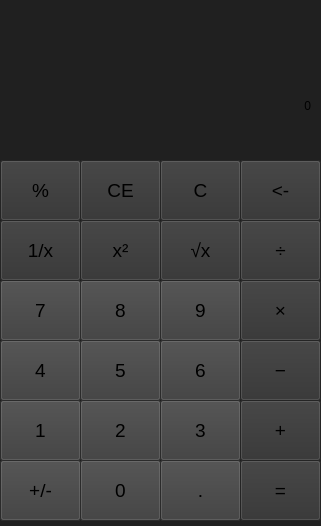
<?xml version="1.0" encoding="UTF-8"?>
<ui version="4.0">
 <class>MainWindow</class>
 <widget class="QMainWindow" name="MainWindow">
  <property name="geometry">
   <rect>
    <x>0</x>
    <y>0</y>
    <width>321</width>
    <height>526</height>
   </rect>
  </property>
  <property name="windowTitle">
   <string>Calculator</string>
  </property>
  <property name="styleSheet">
   <string notr="true">background-color: rgb(32, 32, 32);
</string>
  </property>
  <widget class="QWidget" name="centralwidget">
   <widget class="QLabel" name="Result_label">
    <property name="geometry">
     <rect>
      <x>10</x>
      <y>55</y>
      <width>301</width>
      <height>101</height>
     </rect>
    </property>
    <property name="styleSheet">
     <string notr="true">font: 30pt &quot;Segoe UI&quot;;</string>
    </property>
    <property name="text">
     <string>0</string>
    </property>
    <property name="alignment">
     <set>Qt::AlignmentFlag::AlignRight|Qt::AlignmentFlag::AlignTrailing|Qt::AlignmentFlag::AlignVCenter</set>
    </property>
   </widget>
   <widget class="QLabel" name="History_label">
    <property name="geometry">
     <rect>
      <x>10</x>
      <y>20</y>
      <width>301</width>
      <height>31</height>
     </rect>
    </property>
    <property name="styleSheet">
     <string notr="true">font: 12pt &quot;Segoe UI&quot;;</string>
    </property>
    <property name="text">
     <string/>
    </property>
    <property name="alignment">
     <set>Qt::AlignmentFlag::AlignRight|Qt::AlignmentFlag::AlignTrailing|Qt::AlignmentFlag::AlignVCenter</set>
    </property>
   </widget>
   <widget class="QPushButton" name="Button_sign">
    <property name="geometry">
     <rect>
      <x>0</x>
      <y>460</y>
      <width>81</width>
      <height>61</height>
     </rect>
    </property>
    <property name="font">
     <font>
      <pointsize>14</pointsize>
     </font>
    </property>
    <property name="styleSheet">
     <string notr="true">QPushButton {
	background-color: rgb(60, 60, 60);
}

QPushButton:hover {
	background-color: rgb(50, 50, 50);
}

QPushButton:pressed {
	background-color: rgb(40, 40, 40);
}</string>
    </property>
    <property name="text">
     <string>+/-</string>
    </property>
   </widget>
   <widget class="QPushButton" name="Button_1">
    <property name="geometry">
     <rect>
      <x>0</x>
      <y>400</y>
      <width>81</width>
      <height>61</height>
     </rect>
    </property>
    <property name="font">
     <font>
      <pointsize>14</pointsize>
     </font>
    </property>
    <property name="styleSheet">
     <string notr="true">QPushButton {
	background-color: rgb(60, 60, 60);
}

QPushButton:hover {
	background-color: rgb(50, 50, 50);
}

QPushButton:pressed {
	background-color: rgb(40, 40, 40);
}</string>
    </property>
    <property name="text">
     <string>1</string>
    </property>
   </widget>
   <widget class="QPushButton" name="Button_7">
    <property name="geometry">
     <rect>
      <x>0</x>
      <y>280</y>
      <width>81</width>
      <height>61</height>
     </rect>
    </property>
    <property name="font">
     <font>
      <pointsize>14</pointsize>
     </font>
    </property>
    <property name="styleSheet">
     <string notr="true">QPushButton {
	background-color: rgb(60, 60, 60);
}

QPushButton:hover {
	background-color: rgb(50, 50, 50);
}

QPushButton:pressed {
	background-color: rgb(40, 40, 40);
}</string>
    </property>
    <property name="text">
     <string>7</string>
    </property>
   </widget>
   <widget class="QPushButton" name="Button_4">
    <property name="geometry">
     <rect>
      <x>0</x>
      <y>340</y>
      <width>81</width>
      <height>61</height>
     </rect>
    </property>
    <property name="font">
     <font>
      <pointsize>14</pointsize>
     </font>
    </property>
    <property name="styleSheet">
     <string notr="true">QPushButton {
	background-color: rgb(60, 60, 60);
}

QPushButton:hover {
	background-color: rgb(50, 50, 50);
}

QPushButton:pressed {
	background-color: rgb(40, 40, 40);
}</string>
    </property>
    <property name="text">
     <string>4</string>
    </property>
   </widget>
   <widget class="QPushButton" name="Button_percent">
    <property name="geometry">
     <rect>
      <x>0</x>
      <y>160</y>
      <width>81</width>
      <height>61</height>
     </rect>
    </property>
    <property name="font">
     <font>
      <pointsize>14</pointsize>
     </font>
    </property>
    <property name="styleSheet">
     <string notr="true">QPushButton {
	background-color: rgb(50, 50, 50);
}

QPushButton:hover {
	background-color: rgb(60, 60, 60);
}

QPushButton:pressed {
	background-color: rgb(50, 50, 50);
}</string>
    </property>
    <property name="text">
     <string>%</string>
    </property>
   </widget>
   <widget class="QPushButton" name="Button_inv">
    <property name="geometry">
     <rect>
      <x>0</x>
      <y>220</y>
      <width>81</width>
      <height>61</height>
     </rect>
    </property>
    <property name="font">
     <font>
      <pointsize>14</pointsize>
     </font>
    </property>
    <property name="styleSheet">
     <string notr="true">QPushButton {
	background-color: rgb(50, 50, 50);
}

QPushButton:hover {
	background-color: rgb(60, 60, 60);
}

QPushButton:pressed {
	background-color: rgb(50, 50, 50);
}</string>
    </property>
    <property name="text">
     <string>1/x</string>
    </property>
   </widget>
   <widget class="QPushButton" name="Button_5">
    <property name="geometry">
     <rect>
      <x>80</x>
      <y>340</y>
      <width>81</width>
      <height>61</height>
     </rect>
    </property>
    <property name="font">
     <font>
      <pointsize>14</pointsize>
     </font>
    </property>
    <property name="styleSheet">
     <string notr="true">QPushButton {
	background-color: rgb(60, 60, 60);
}

QPushButton:hover {
	background-color: rgb(50, 50, 50);
}

QPushButton:pressed {
	background-color: rgb(40, 40, 40);
}</string>
    </property>
    <property name="text">
     <string>5</string>
    </property>
   </widget>
   <widget class="QPushButton" name="Button_8">
    <property name="geometry">
     <rect>
      <x>80</x>
      <y>280</y>
      <width>81</width>
      <height>61</height>
     </rect>
    </property>
    <property name="font">
     <font>
      <pointsize>14</pointsize>
     </font>
    </property>
    <property name="styleSheet">
     <string notr="true">QPushButton {
	background-color: rgb(60, 60, 60);
}

QPushButton:hover {
	background-color: rgb(50, 50, 50);
}

QPushButton:pressed {
	background-color: rgb(40, 40, 40);
}</string>
    </property>
    <property name="text">
     <string>8</string>
    </property>
   </widget>
   <widget class="QPushButton" name="Button_2">
    <property name="geometry">
     <rect>
      <x>80</x>
      <y>400</y>
      <width>81</width>
      <height>61</height>
     </rect>
    </property>
    <property name="font">
     <font>
      <pointsize>14</pointsize>
     </font>
    </property>
    <property name="styleSheet">
     <string notr="true">QPushButton {
	background-color: rgb(60, 60, 60);
}

QPushButton:hover {
	background-color: rgb(50, 50, 50);
}

QPushButton:pressed {
	background-color: rgb(40, 40, 40);
}</string>
    </property>
    <property name="text">
     <string>2</string>
    </property>
   </widget>
   <widget class="QPushButton" name="Button_pow">
    <property name="geometry">
     <rect>
      <x>80</x>
      <y>220</y>
      <width>81</width>
      <height>61</height>
     </rect>
    </property>
    <property name="font">
     <font>
      <pointsize>14</pointsize>
     </font>
    </property>
    <property name="styleSheet">
     <string notr="true">QPushButton {
	background-color: rgb(50, 50, 50);
}

QPushButton:hover {
	background-color: rgb(60, 60, 60);
}

QPushButton:pressed {
	background-color: rgb(50, 50, 50);
}</string>
    </property>
    <property name="text">
     <string>x²</string>
    </property>
   </widget>
   <widget class="QPushButton" name="Button_0">
    <property name="geometry">
     <rect>
      <x>80</x>
      <y>460</y>
      <width>81</width>
      <height>61</height>
     </rect>
    </property>
    <property name="font">
     <font>
      <pointsize>14</pointsize>
     </font>
    </property>
    <property name="styleSheet">
     <string notr="true">QPushButton {
	background-color: rgb(60, 60, 60);
}

QPushButton:hover {
	background-color: rgb(50, 50, 50);
}

QPushButton:pressed {
	background-color: rgb(40, 40, 40);
}</string>
    </property>
    <property name="text">
     <string>0</string>
    </property>
   </widget>
   <widget class="QPushButton" name="Button_CE">
    <property name="geometry">
     <rect>
      <x>80</x>
      <y>160</y>
      <width>81</width>
      <height>61</height>
     </rect>
    </property>
    <property name="font">
     <font>
      <pointsize>14</pointsize>
     </font>
    </property>
    <property name="styleSheet">
     <string notr="true">QPushButton {
	background-color: rgb(50, 50, 50);
}

QPushButton:hover {
	background-color: rgb(60, 60, 60);
}

QPushButton:pressed {
	background-color: rgb(50, 50, 50);
}</string>
    </property>
    <property name="text">
     <string>CE</string>
    </property>
   </widget>
   <widget class="QPushButton" name="Button_6">
    <property name="geometry">
     <rect>
      <x>160</x>
      <y>340</y>
      <width>81</width>
      <height>61</height>
     </rect>
    </property>
    <property name="font">
     <font>
      <pointsize>14</pointsize>
     </font>
    </property>
    <property name="styleSheet">
     <string notr="true">QPushButton {
	background-color: rgb(60, 60, 60);
}

QPushButton:hover {
	background-color: rgb(50, 50, 50);
}

QPushButton:pressed {
	background-color: rgb(40, 40, 40);
}</string>
    </property>
    <property name="text">
     <string>6</string>
    </property>
   </widget>
   <widget class="QPushButton" name="Button_9">
    <property name="geometry">
     <rect>
      <x>160</x>
      <y>280</y>
      <width>81</width>
      <height>61</height>
     </rect>
    </property>
    <property name="font">
     <font>
      <pointsize>14</pointsize>
     </font>
    </property>
    <property name="styleSheet">
     <string notr="true">QPushButton {
	background-color: rgb(60, 60, 60);
}

QPushButton:hover {
	background-color: rgb(50, 50, 50);
}

QPushButton:pressed {
	background-color: rgb(40, 40, 40);
}</string>
    </property>
    <property name="text">
     <string>9</string>
    </property>
   </widget>
   <widget class="QPushButton" name="Button_3">
    <property name="geometry">
     <rect>
      <x>160</x>
      <y>400</y>
      <width>81</width>
      <height>61</height>
     </rect>
    </property>
    <property name="font">
     <font>
      <pointsize>14</pointsize>
     </font>
    </property>
    <property name="styleSheet">
     <string notr="true">QPushButton {
	background-color: rgb(60, 60, 60);
}

QPushButton:hover {
	background-color: rgb(50, 50, 50);
}

QPushButton:pressed {
	background-color: rgb(40, 40, 40);
}</string>
    </property>
    <property name="text">
     <string>3</string>
    </property>
   </widget>
   <widget class="QPushButton" name="Button_sqrt">
    <property name="geometry">
     <rect>
      <x>160</x>
      <y>220</y>
      <width>81</width>
      <height>61</height>
     </rect>
    </property>
    <property name="font">
     <font>
      <pointsize>14</pointsize>
     </font>
    </property>
    <property name="styleSheet">
     <string notr="true">QPushButton {
	background-color: rgb(50, 50, 50);
}

QPushButton:hover {
	background-color: rgb(60, 60, 60);
}

QPushButton:pressed {
	background-color: rgb(50, 50, 50);
}</string>
    </property>
    <property name="text">
     <string>√x</string>
    </property>
   </widget>
   <widget class="QPushButton" name="Button_point">
    <property name="geometry">
     <rect>
      <x>160</x>
      <y>460</y>
      <width>81</width>
      <height>61</height>
     </rect>
    </property>
    <property name="font">
     <font>
      <pointsize>14</pointsize>
     </font>
    </property>
    <property name="styleSheet">
     <string notr="true">QPushButton {
	background-color: rgb(60, 60, 60);
}

QPushButton:hover {
	background-color: rgb(50, 50, 50);
}

QPushButton:pressed {
	background-color: rgb(40, 40, 40);
}</string>
    </property>
    <property name="text">
     <string>.</string>
    </property>
   </widget>
   <widget class="QPushButton" name="Button_C">
    <property name="geometry">
     <rect>
      <x>160</x>
      <y>160</y>
      <width>81</width>
      <height>61</height>
     </rect>
    </property>
    <property name="font">
     <font>
      <pointsize>14</pointsize>
     </font>
    </property>
    <property name="styleSheet">
     <string notr="true">QPushButton {
	background-color: rgb(50, 50, 50);
}

QPushButton:hover {
	background-color: rgb(60, 60, 60);
}

QPushButton:pressed {
	background-color: rgb(50, 50, 50);
}</string>
    </property>
    <property name="text">
     <string>C</string>
    </property>
   </widget>
   <widget class="QPushButton" name="Button_minus">
    <property name="geometry">
     <rect>
      <x>240</x>
      <y>340</y>
      <width>81</width>
      <height>61</height>
     </rect>
    </property>
    <property name="font">
     <font>
      <pointsize>14</pointsize>
     </font>
    </property>
    <property name="styleSheet">
     <string notr="true">QPushButton {
	background-color: rgb(50, 50, 50);
}

QPushButton:hover {
	background-color: rgb(60, 60, 60);
}

QPushButton:pressed {
	background-color: rgb(50, 50, 50);
}</string>
    </property>
    <property name="text">
     <string>−</string>
    </property>
   </widget>
   <widget class="QPushButton" name="Button_mult">
    <property name="geometry">
     <rect>
      <x>240</x>
      <y>280</y>
      <width>81</width>
      <height>61</height>
     </rect>
    </property>
    <property name="font">
     <font>
      <pointsize>14</pointsize>
     </font>
    </property>
    <property name="styleSheet">
     <string notr="true">QPushButton {
	background-color: rgb(50, 50, 50);
}

QPushButton:hover {
	background-color: rgb(60, 60, 60);
}

QPushButton:pressed {
	background-color: rgb(50, 50, 50);
}</string>
    </property>
    <property name="text">
     <string>×</string>
    </property>
   </widget>
   <widget class="QPushButton" name="Button_plus">
    <property name="geometry">
     <rect>
      <x>240</x>
      <y>400</y>
      <width>81</width>
      <height>61</height>
     </rect>
    </property>
    <property name="font">
     <font>
      <pointsize>14</pointsize>
     </font>
    </property>
    <property name="styleSheet">
     <string notr="true">QPushButton {
	background-color: rgb(50, 50, 50);
}

QPushButton:hover {
	background-color: rgb(60, 60, 60);
}

QPushButton:pressed {
	background-color: rgb(50, 50, 50);
}</string>
    </property>
    <property name="text">
     <string>+</string>
    </property>
   </widget>
   <widget class="QPushButton" name="Button_div">
    <property name="geometry">
     <rect>
      <x>240</x>
      <y>220</y>
      <width>81</width>
      <height>61</height>
     </rect>
    </property>
    <property name="font">
     <font>
      <pointsize>14</pointsize>
     </font>
    </property>
    <property name="styleSheet">
     <string notr="true">QPushButton {
	background-color: rgb(50, 50, 50);
}

QPushButton:hover {
	background-color: rgb(60, 60, 60);
}

QPushButton:pressed {
	background-color: rgb(50, 50, 50);
}</string>
    </property>
    <property name="text">
     <string>÷</string>
    </property>
   </widget>
   <widget class="QPushButton" name="Button_eq">
    <property name="geometry">
     <rect>
      <x>240</x>
      <y>460</y>
      <width>81</width>
      <height>61</height>
     </rect>
    </property>
    <property name="font">
     <font>
      <pointsize>14</pointsize>
     </font>
    </property>
    <property name="styleSheet">
     <string notr="true">QPushButton {
	background-color: rgb(50, 50, 50);
}

QPushButton:hover {
	background-color: rgb(60, 60, 60);
}

QPushButton:pressed {
	background-color: rgb(50, 50, 50);
}</string>
    </property>
    <property name="text">
     <string>=</string>
    </property>
   </widget>
   <widget class="QPushButton" name="Button_back">
    <property name="geometry">
     <rect>
      <x>240</x>
      <y>160</y>
      <width>81</width>
      <height>61</height>
     </rect>
    </property>
    <property name="font">
     <font>
      <pointsize>14</pointsize>
     </font>
    </property>
    <property name="styleSheet">
     <string notr="true">QPushButton {
	background-color: rgb(50, 50, 50);
}

QPushButton:hover {
	background-color: rgb(60, 60, 60);
}

QPushButton:pressed {
	background-color: rgb(50, 50, 50);
}</string>
    </property>
    <property name="text">
     <string>&lt;-</string>
    </property>
   </widget>
  </widget>
 </widget>
 <resources/>
 <connections/>
</ui>
